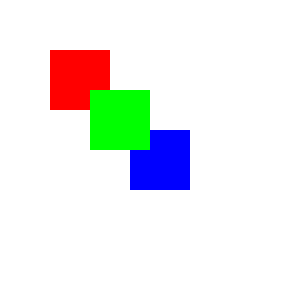
Frame 1 (no input)
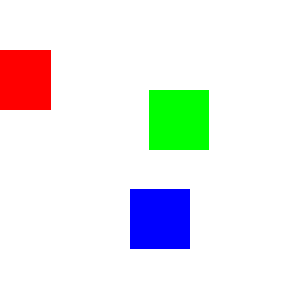
Frame 60 (the mouse pressed at the canvas centre just before this capture)
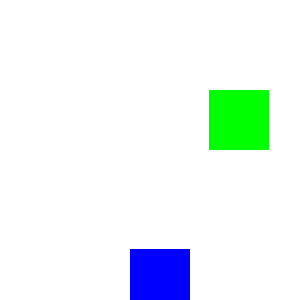
Frame 120 (the mouse held since frame 60 and released just before this capture)

The Processing sketch that drew these frames (run headless with seeded random() and noise(); from frame 60 on, the mouse is pressed at the canvas centre):

// Processing sketch: Exercise_101
// ── Exercise_101.pde
int i;
int j;
int k;
 

void setup(){
  size(300, 300);
  noStroke();
  i = 50;
  j = 90;
  k = 130;
}

void draw (){
  background(255);
  fill(255, 0, 0);
  rect(i, 50, 60, 60); i--;
  
  fill(0, 0, 255);
  rect(130, k, 60, 60); k++;
  
  fill(0, 255, 0);
  rect(j, 90, 60, 60); j++;
  
}

  
